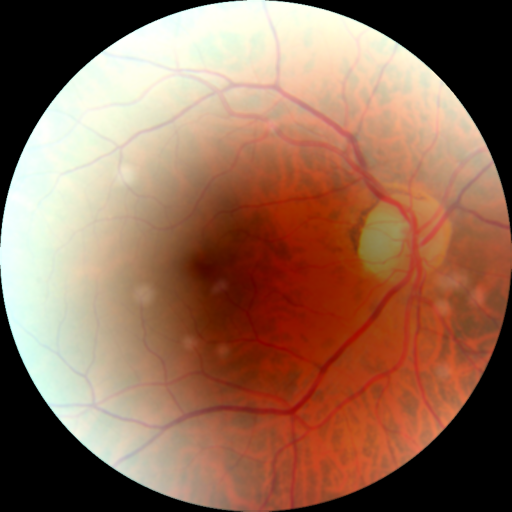
#> input picture example/6434_right_4_111.png, 512 x 512 px, given as the content of the folder /home/sz1/medical/dataset/Fundus/train_set/train_generate/, which was not available
$ python combine_A_and_B.py
#> lines starting #> are read from the running program, lines starting #| are printed output that depends on the picture
from pdb import set_trace as st
import os
import numpy as np
import cv2
import argparse

parser = argparse.ArgumentParser('create image pairs')
parser.add_argument('--fold_A', dest='fold_A', help='input directory for image A', type=str, default='/home/sz1/medical/dataset/Fundus/train_set/train_generate/')
parser.add_argument('--fold_B', dest='fold_B', help='input directory for image B', type=str, default='/home/sz1/medical/dataset/Fundus/train_set/0/')
parser.add_argument('--fold_AB', dest='fold_AB', help='output directory', type=str, default='/home/sz1/medical/dataset/Fundus/deblurgan_combine/')
parser.add_argument('--num_imgs', dest='num_imgs', help='number of images',type=int, default=1000000)
parser.add_argument('--use_AB', dest='use_AB', help='if true: (0001_A, 0001_B) to (0001_AB)',action='store_true')
args = parser.parse_args()

for arg in vars(args):
    print('[%s] = ' % arg,  getattr(args, arg))

splits = os.listdir(args.fold_A)

for sp in splits:
    img_fold_A = os.path.join(args.fold_A, sp)
    img_fold_B = os.path.join(args.fold_B)
    img_list = os.listdir(img_fold_A)
    if args.use_AB:
        img_list = [img_path for img_path in img_list if '_A.' in img_path]

    num_imgs = min(args.num_imgs, len(img_list))
    print('split = %s, use %d/%d images' % (sp, num_imgs, len(img_list)))
    img_fold_AB = os.path.join(args.fold_AB)
    if not os.path.isdir(img_fold_AB):
        os.makedirs(img_fold_AB)
    print('split = %s, number of images = %d' % (sp, num_imgs))
    for n in range(num_imgs):
        name_A = img_list[n]
        path_A = os.path.join(img_fold_A,name_A)
        if args.use_AB:
            name_B = name_A.replace('_A.', '_B.')
        else:
            name_B = name_A
        path_B = os.path.join(img_fold_B, name_B)
        if os.path.isfile(path_A) and os.path.isfile(path_B):
            name_AB = name_A[0:-4] +'_'+sp+'.jpg'
            # print(name_AB)
            # if args.use_AB:
            #     name_AB = name_AB.replace('_A.', '.') # remove _A
            path_AB = os.path.join(img_fold_AB, name_AB)
            # print(path_AB)
            im_A = cv2.imread(path_A, cv2.IMREAD_COLOR)
#> im_A is the input picture: shape (512, 512, 3); mean B, G, R 85.2, 107.2, 146.6
            im_B = cv2.imread(path_B, cv2.IMREAD_COLOR)
            print(path_A,path_B)
            im_AB = np.concatenate([im_A, im_B], 1)
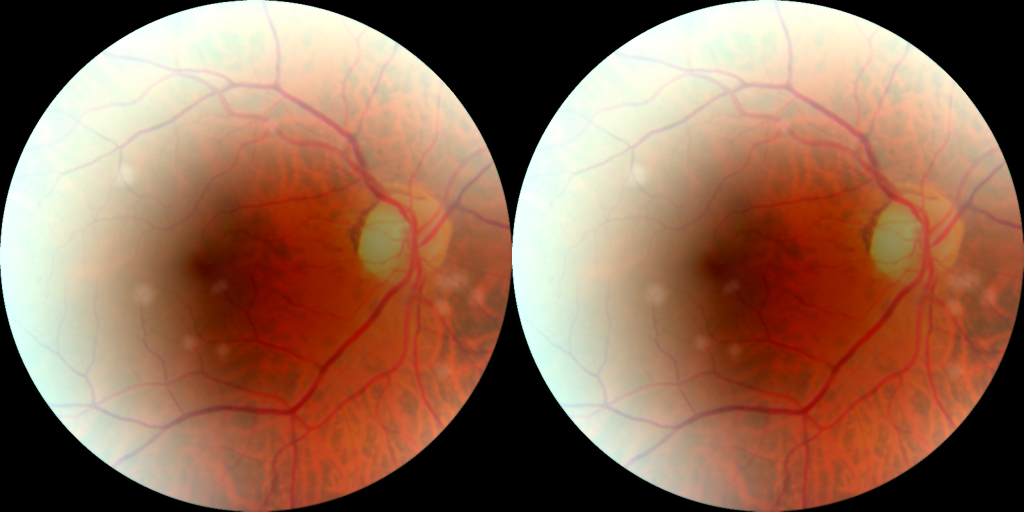
#> im_AB: shape (512, 1024, 3); mean B, G, R 85.2, 107.2, 146.6
            cv2.imwrite(path_AB, im_AB)

$ run again, on example/6498_right_1_111.png
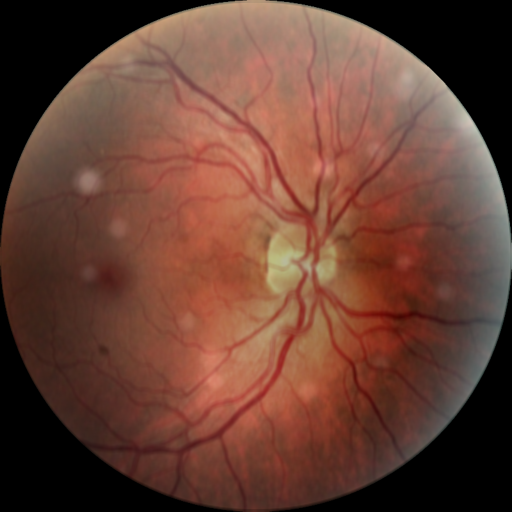
#> input picture example/6498_right_1_111.png, 512 x 512 px, given as the content of the folder /home/sz1/medical/dataset/Fundus/train_set/train_generate/, which was not available
#> im_A is the input picture: shape (512, 512, 3); mean B, G, R 52.2, 65, 103.4
#> `im_AB = np.concatenate([im_A, im_B], 1)`:
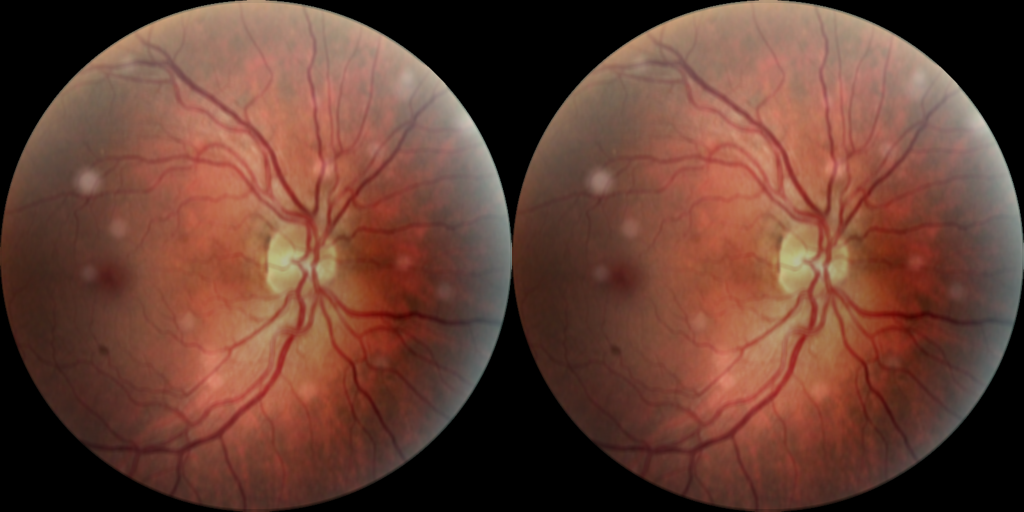
#> im_AB: shape (512, 1024, 3); mean B, G, R 52.2, 65, 103.4

$ run again, on example/6498_right_4_111.png
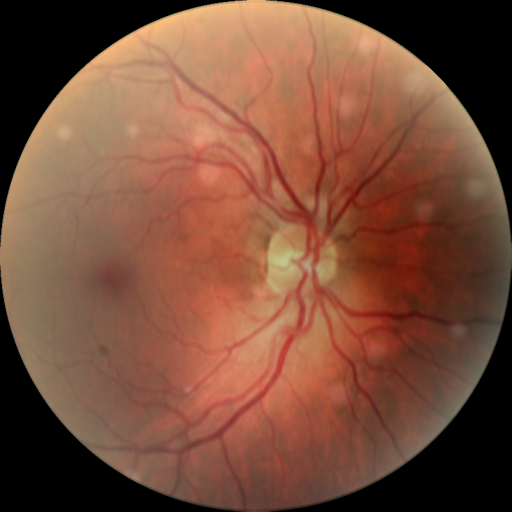
#> input picture example/6498_right_4_111.png, 512 x 512 px, given as the content of the folder /home/sz1/medical/dataset/Fundus/train_set/train_generate/, which was not available
#> im_A is the input picture: shape (512, 512, 3); mean B, G, R 58.3, 77.6, 121
#> `im_AB = np.concatenate([im_A, im_B], 1)`:
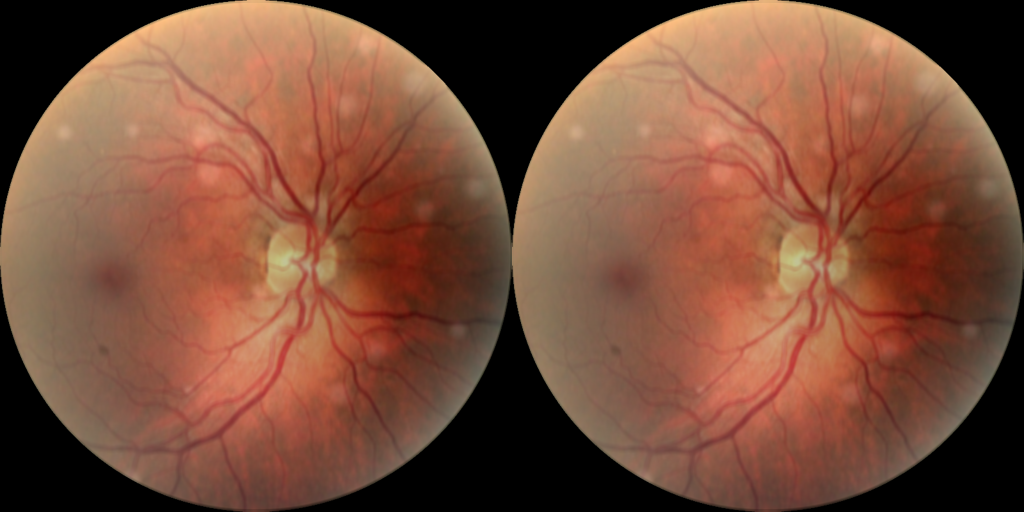
#> im_AB: shape (512, 1024, 3); mean B, G, R 58.3, 77.6, 121
